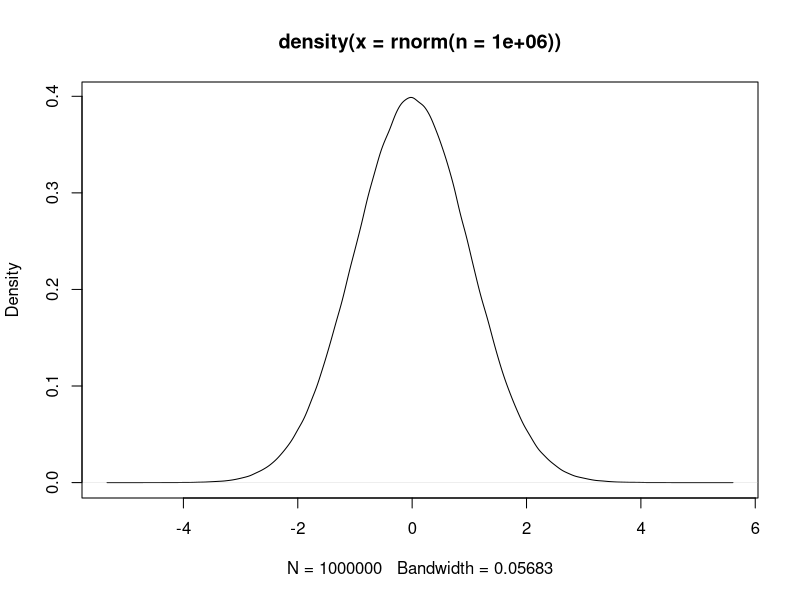

R code for this plot:
#define a vector
states<-c("Washington", "Massachusetts", "California")
#sample from the vector
sample(x=states, size=10, replace = TRUE)
sample(x=states, size=2, replace = FALSE)

#sample from a normal distribution
rnorm(n=100)
plot(density(rnorm(n=1000000)))

#for loops
coin<-c("heads", "tails")
toss<-c()

for (i in 1:100){
  toss[i]<-sample(x=coin, size=1)
}
table(toss)

marital<-c("single", "married")
income<-1:4
results<-matrix(nrow=100, ncol=3,data = NA)
colnames(results)<-c("marital", "income", "state")
head(results)

for (i in 1:100){
  results[i,1]<-sample(x=marital, size=1)
  results[i,2]<-sample(x=income, size=1)
  results[i,3]<-sample(x=states, size=1)
}
head(results)
apply(X = results, MARGIN = 2, FUN = table)
